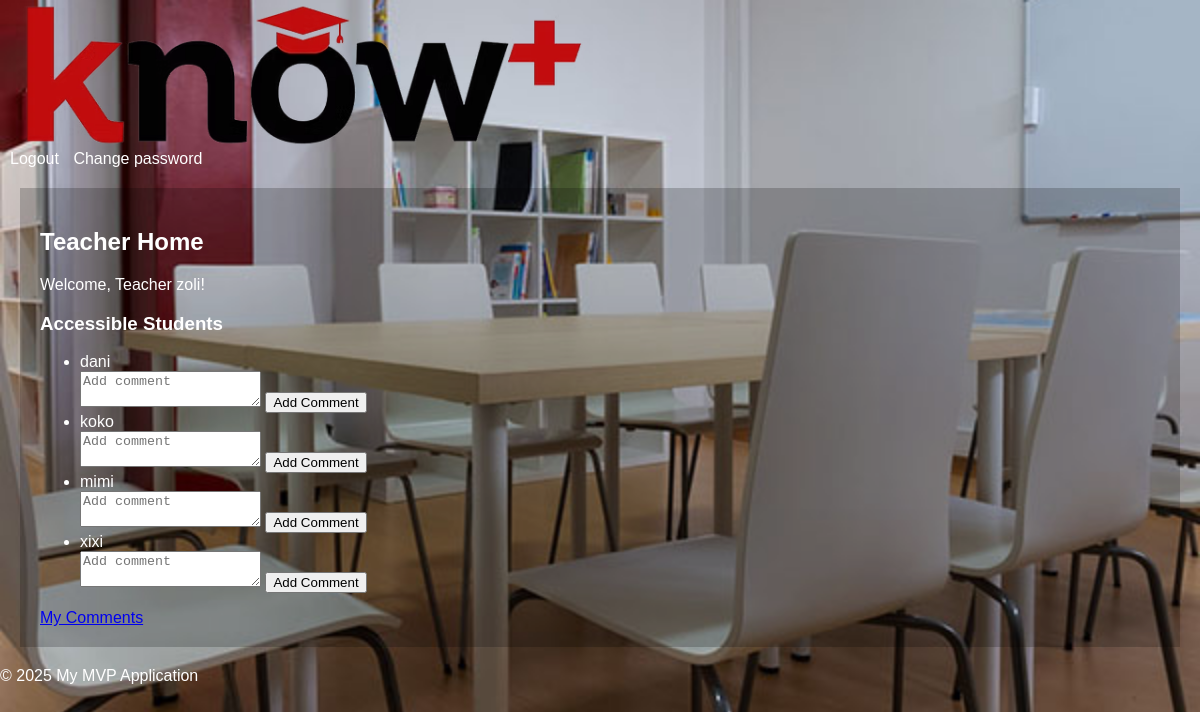
The app's page /teacher (signed in) with its own data.
### models.py (models this page shows, shortened)
class User(db.Model, UserMixin):
    id = db.Column(db.Integer, primary_key=True)
    username = db.Column(db.String(80), unique=True, nullable=False)
    password_hash = db.Column(db.String(128))
    user_type = db.Column(db.Enum(UserType), nullable=False)  # Using UserType enum for role

### app.py (the view)
@app.route('/teacher')
@login_required
def teacher_home():
    if current_user.user_type != UserType.TEACHER:
        return 'Unauthorized', 403
    teacher_students = TeacherStudent.query.filter_by(teacher_id=current_user.id).all()
    students = [ts.student for ts in teacher_students]
    return render_template('teacher_home.html', students=students)

### app.py (called while the page is built)
@login_manager.user_loader
def load_user(user_id):
    return User.query.get(int(user_id))  # Load from the unified User model

### templates/teacher_home.html (shortened to what this page needs)
{% extends 'base.html' %}
{% block content %}
<div class="teacher_student_container">
    <h2>Teacher Home</h2>
    {% if admin_view %}
    <div class="alert alert-info" role="alert">
        You are viewing this page as Administrator.
    </div>
    <p>Viewing Teacher Page: <strong>{{ teacher.username }}</strong></p> {# Added teacher username display for admin
    view #}
    {% else %}
    <p>Welcome, Teacher {{ current_user.username }}!</p>
    {% endif %}
    <h3>Accessible Students</h3>
    <ul class="list-group">
        {% set sorted_students = students | sort(attribute='username') %}
        {% for student in sorted_students %}
        <li class="list-group-item">{{ student.username }}</li>
        <form action="{{ url_for('add_comment', student_id=student.id) }}" method="post">
            <textarea name="comment" placeholder="Add comment" required></textarea>
            <button type="submit">Add Comment</button>
        </form>
        {% else %}
        <li class="list-group-item">No students are accessible to you yet.</li>
        {% endfor %}
    </ul>
    <a href="{{ url_for('my_comments') }}">My Comments</a>
</div>
{% endblock %}

### static/css/style.css (style rules this page uses)
body { font-family: sans-serif; margin: 0; padding: 0; color: white; background-image: url('static/img/background.jpg'); background-size: cover; background-position: center; }
.teacher_student_container { padding: 20px; margin: 20px; background-color: rgba(0, 0, 0, 0.2); }

### records on screen
User: username "zoli"
User: username "dani"
User: username "koko"
User: username "mimi"
User: username "xixi"
